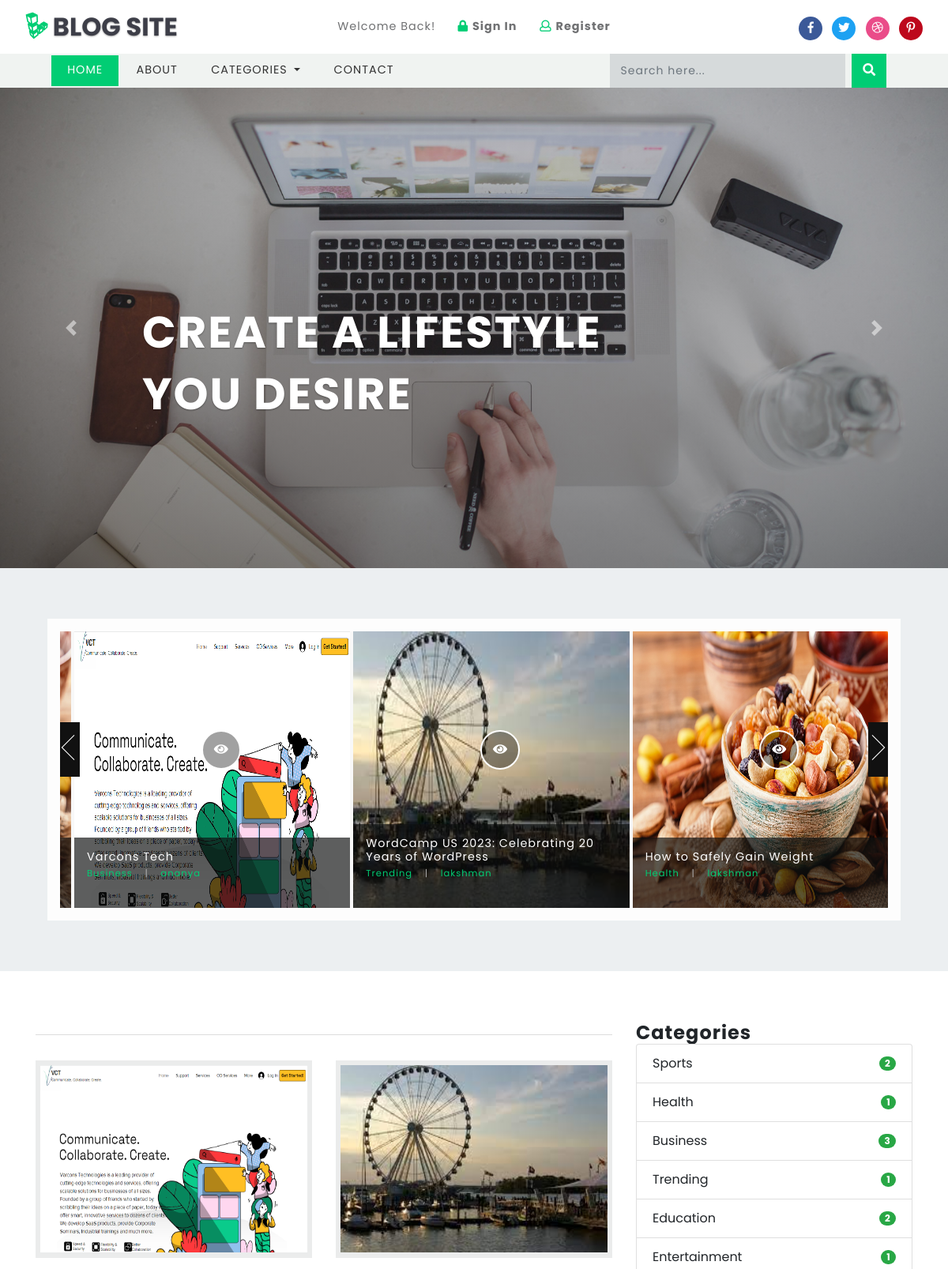
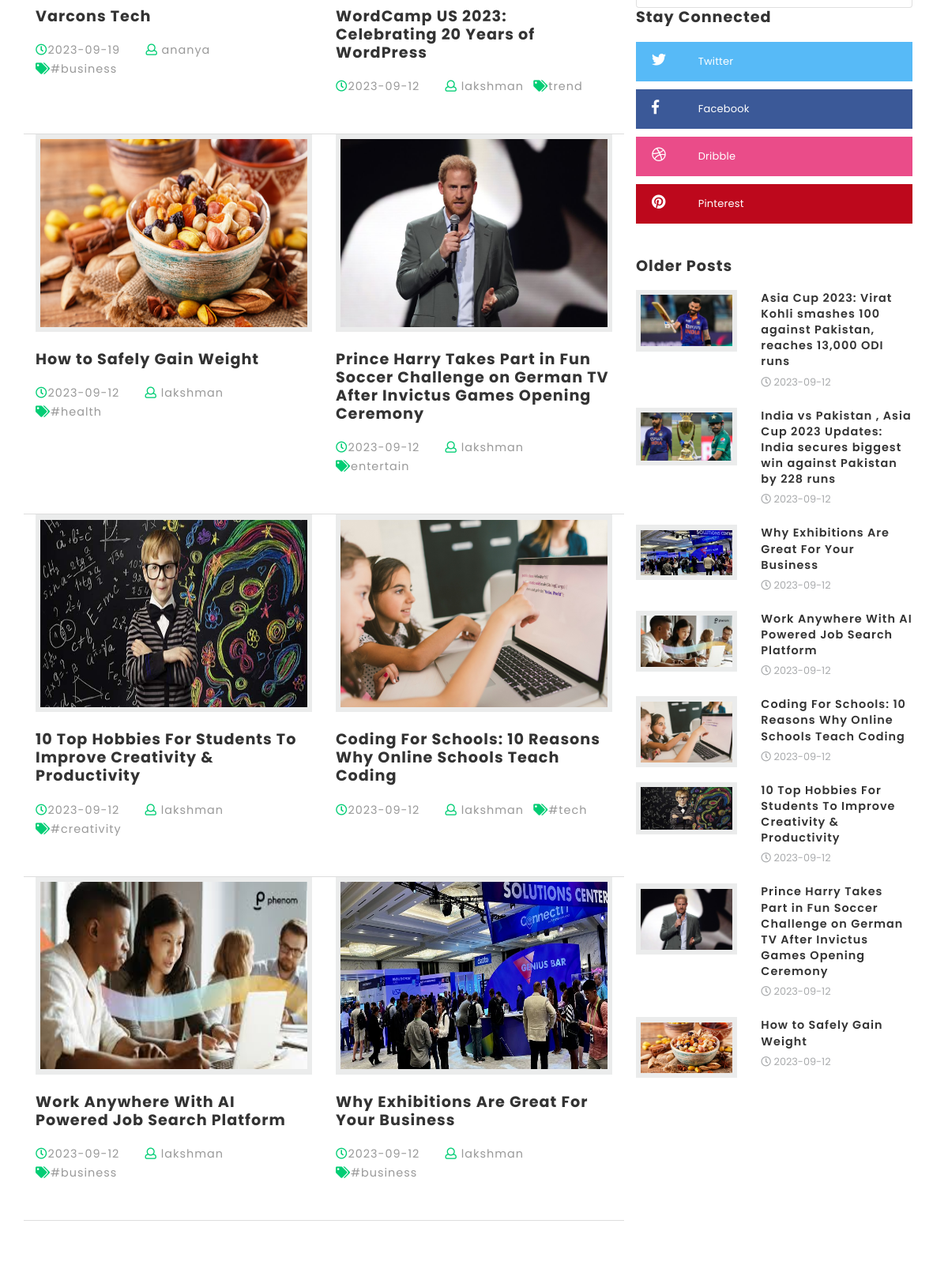
The page / (upper part) on the database its author committed (2 pictures, top to bottom).
### tables this page shows
CREATE TABLE `titles` (
  `id` int(10) UNSIGNED NOT NULL,
  `website_name` varchar(40) DEFAULT NULL,
  `tagline` varchar(40) DEFAULT NULL,
  `icon` varchar(40) DEFAULT NULL,
  `keywords` varchar(220) DEFAULT NULL,
  `short_description` varchar(200) DEFAULT NULL,
  `bannertext1` varchar(150) DEFAULT NULL,
  `bannertext2` varchar(150) DEFAULT NULL,
  `bannertext3` varchar(150) DEFAULT NULL,
  `bannertext4` varchar(150) DEFAULT NULL,
  `detailed_description` text,
  `address` varchar(40) DEFAULT NULL,
  `email` varchar(80) DEFAULT NULL,
  `phone` varchar(40) DEFAULT NULL,
  `googlemap` varchar(255) DEFAULT NULL
);

CREATE TABLE `blogs` (
  `id` int(10) UNSIGNED NOT NULL,
  `title` varchar(190) NOT NULL,
  `tags` varchar(40) NOT NULL,
  `content` text NOT NULL,
  `photo` varchar(50) NOT NULL,
  `posted` varchar(40) NOT NULL,
  `date` date DEFAULT NULL,
  `author` varchar(40) DEFAULT NULL,
  `category` varchar(40) NOT NULL
);

CREATE TABLE `blog_categories` (
  `id` int(10) UNSIGNED NOT NULL,
  `name` varchar(40) NOT NULL
);

### libs/fetch_data.php (the view, shortened to what this page needs)
<?php
function countcategories(){
	require("database/db_connect.php");
	$sql="SELECT * FROM blog_categories LIMIT 10";
	if ($result=mysqli_query($con,$sql))
	{
		foreach ($result as $categoriescount => $categorydata) {
			$categoryid=$categorydata['id'];
			$sql="SELECT * FROM blogs WHERE category='$categoryid'";
			if ($result=mysqli_query($con,$sql)) {
				$rowcountcategory=mysqli_num_rows($result);
			}
			echo '<li class="list-group-item d-flex justify-content-between align-items-center">
			'.$categorydata['name'].'
			<span class="badge badge-success badge-pill">'.$rowcountcategory.'</span>
			</li>';
		}
	}
}
function getbannertext($table,$position){
	require("database/db_connect.php");
	$sql="SELECT * FROM $table ";
	if ($result=mysqli_query($con,$sql))
	{
		foreach ($result as $titles => $bannertext) {
			if ($position==1) {
				echo ''.$bannertext['bannertext1'].'';
			}
			elseif ($position==2) {
				echo ''.$bannertext['bannertext2'].'';
			}
			elseif ($position==3) {
				echo ''.$bannertext['bannertext3'].'';
			}
			elseif ($position==4) {
				echo ''.$bannertext['bannertext4'].'';
			}
		}
	}
}
function getwebname($table){
	require("database/db_connect.php");
	$sql="SELECT * FROM $table ";
	if ($result=mysqli_query($con,$sql))
	{
		$rowcount=mysqli_num_rows($result);
		if ($rowcount==0) {
			echo 'No Name!!';
		}
		foreach ($result as $titles => $blogname) {
			echo ''.$blogname['website_name'].'';
		}
	}
}
function getlinks($table,$platform){
	require("database/db_connect.php");
	$sql="SELECT * FROM $table ";
	if ($result=mysqli_query($con,$sql))
	{
		$rowcount=mysqli_num_rows($result);
		if ($rowcount==0) {
			echo '#';
		}
		foreach ($result as $link => $site) {
			if ($platform=="facebook") {
				echo ''.$site['facebook'].'';
			}
			elseif ($platform=="twitter") {
				echo ''.$site['twitter'].'';
			}
			elseif ($platform=="googleplus") {
				echo ''.$site['googleplus'].'';
			}
			elseif ($platform=="pinterest") {
				echo ''.$site['pinterest'].'';
			}
			elseif ($platform=="dribble") {
				echo ''.$site['dribble'].'';
			}
		}
	}
}
function getcategoriesmenu($table)
{
	require("database/db_connect.php");
	$sql="SELECT * FROM $table ";
	if ($result=mysqli_query($con,$sql))
	{
		$rowcount=mysqli_num_rows($result);
		if ($rowcount==0) {
			echo 'No Categories';
		}
		foreach ($result as $blog_categories => $category) {
			echo '<a class="dropdown-item" href="category.php?id='.$category['id'].'">'.$category['name'].'</a>
			<div class="dropdown-divider"></div>';
		}
	}
}
function getbottomsliderposts($table){
	require("database/db_connect.php");
	$sql="SELECT * FROM $table WHERE posted='publish' ORDER BY id DESC LIMIT 3";
	if ($result=mysqli_query($con,$sql))
	{
		foreach ($result as $sliderposts => $slideritem) {
			$category_id=$slideritem['category'];
			$sql="SELECT * FROM blog_categories WHERE id='$category_id'";
			if ($result=mysqli_query($con,$sql))
			{
				foreach ($result as $results => $actualcategory) {
					$ctgry=$actualcategory['name'];
				}
			}
			echo '<li>
			<div class="blog-item">
			<img src="blogadmin/images/'.$slideritem['photo'].'" alt="fantastic cms" class="img-fluid" style="width:450px;height:350px"/>
			<button type="button" class="btn btn-primary play">
			<a href="single.php?id='.$slideritem['id'].'" style="text-decoration:none;color:white"><i class="fas fa-eye"></i></a>
			</button>
			<div class="floods-text">
			<h3>'.$slideritem['title'].'
			<span>'.$ctgry.'
			<label>|</label>
			<i>'.$slideritem['author'].'</i>
			</span>
			</h3>
			</div>
			</div>
			</li>';
		}
	}
}
function getblogridposts($table){
	require("database/db_connect.php");
	$sql="SELECT * FROM $table WHERE posted='publish' ORDER BY id DESC LIMIT 8";
	if ($result=mysqli_query($con,$sql))
	{
		foreach ($result as $bloggrid => $griditem) {
			echo '<div class="col-md-6 blog-grid-top">
			<div class="b-grid-top">
			<div class="blog_info_left_grid">
			<a href="single.php?id='.$griditem['id'].'">
			<img src="blogadmin/images/'.$griditem['photo'].'" class="img-fluid" alt="fantastic cms" style="width:350px;height:250px">
			</a>
			</div>
			<h3>
			<a href="single.php?id='.$griditem['id'].'">'.$griditem['title'].'</a>
			</h3>
			</div>
			<ul class="blog-icons">
			<li>
			<a href="#">
			<i class="far fa-clock"></i>'.$griditem['date'].'</a>
			</li>
			<li class="mx-2">
			<a href="#">
			<i class="far fa-user"></i> '.$griditem['author'].'</a>
			</li>
			<li>
			<a href="#">
			<i class="fas fa-tags"></i>'.$griditem['tags'].'</a>
			</li>
			</ul>
			</div>';
		}
	}
}
function getolderposts($table){
	require("database/db_connect.php");
	$sql="SELECT * FROM $table WHERE posted='publish' ORDER BY id ASC LIMIT 8";
	if ($result=mysqli_query($con,$sql))
	{
		foreach ($result as $olderposts => $op) {
			echo '<div class="blog-grids row mb-3">
			<div class="col-md-5 blog-grid-left">
			<a href="single.php?id='.$op['id'].'">
			<img src="blogadmin/images/'.$op['photo'].'" class="img-fluid" alt="fantastic cms">
			</a>
			</div>
			<div class="col-md-7 blog-grid-right">
			<h5>
			<a href="single.php?id='.$op['id'].'">'.$op['title'].'</a>
			</h5>
			<div class="sub-meta">
			<span>
			<i class="far fa-clock"></i> '.$op['date'].'</span>
			</div>
			</div>
			</div>';
		}
	}
}
?>

### css/style.css (style rules this page uses)
html, body { margin: 0; font-size: 100%; font-family: 'Poppins', sans-serif; background: #fff; }
body a { text-decoration: none; transition: 0.5s all; -webkit-transition: 0.5s all; -moz-transition: 0.5s all; -o-transition: 0.5s all; -ms-transition: 0.5s all; }
h1, h2, h3, h4, h5, h6 { margin: 0; font-family: 'Poppins', sans-serif; letter-spacing:1px; }
ul { margin: 0; padding: 0; }
.carousel-caption span { display:block; }
.nbs-flexisel-item { float: left; margin:0 2px; padding: 0em; position: relative; line-height: 0px; }
.blog-item { position:relative; }
.floods-text { position: absolute; bottom:0%; left:0%; padding: 1em; background: rgba(14, 15, 16, 0.67); width:100%; }
.floods-text h3 { font-size:.9em; color:#fff; margin:0; font-weight:400; }
.floods-text h3 span { display: block; color: #01cd74; margin: .5em 0 1em; font-size: .8em; }
.floods-text h3 label { color: #B2B2B2; padding: 0 1em; }
.floods-text h3 i { font-style:normal; color:#01cd74; }
button.btn.btn-primary.play { width:50px; height:50px; border-radius: 50%; -webkit-border-radius: 50%; -moz-border-radius: 50%; -o-border-radius: 50%; -ms-border-radius: 50%; outline: none; cursor: pointer; border:2px solid #fff; background-color:rgba(0, 0, 0, 0.37); position:absolute; left:46%; bottom:50%; }
.b-grid-top { position: relative; }
.blog_info_left_grid { position: relative; overflow: hidden; }
.blog_info_left_grid img { -moz-transition: all 1s; -o-transition: all 1s; -webkit-transition: all 1s; transition: all 1s; background: #ebecec; padding: .4em; }
.blog-grid-top h3,.two-blog2 h3,h5.card-title { font-size: 1.2em; margin: 1.2em 0 1em 0; font-weight: 700; }
.blog-grid-top h3 a,.two-blog2 h3 a,h5.card-title a { color: #333333; }
.blog-grid-top { border-bottom: 1px solid #ddd; padding-bottom: 3em; }
ul.blog-icons li { display: inline-block; margin-right: 20px; list-style:none; }
ul.blog-icons a { font-size: 0.9em; letter-spacing: 1px; color: #999; }
ul.blog-icons i { color: #01cd74; }
.tech-btm img { background: #ebecec; padding: .4em; }
.tech-btm h5 { font-size: 0.9em; line-height: 1.4em; font-weight: 600; }
.tech-btm h5 a { color:#333; }
.sub-meta span { font-size: 0.8em; color: #a9abad; line-height: 2.5em; }

### rows shown on the page
titles: bannertext1 "CREATE A LIFESTYLE YOU DESIRE"
blogs: photo (picture), title "Varcons Tech", author "ananya", date "2023-09-19", tags "#business"
blog_categories: name "Business", rowcountcategory "3"
blogs: photo (picture), title "WordCamp US 2023: Celebrating 20 Years of WordPress", author "lakshman", date "2023-09-12", tags "trend"
blog_categories: name "Trending", rowcountcategory "1"
blogs: photo (picture), title "How to Safely Gain Weight", author "lakshman", date "2023-09-12", tags "#health"
blog_categories: name "Health", rowcountcategory "1"
blogs: photo (picture), title "Prince Harry Takes Part in Fun Soccer Challenge on German TV After Invictus Games Opening Ceremony", date "2023-09-12", author "lakshman", tags "entertain"
blogs: photo (picture), title "10 Top Hobbies For Students To Improve Creativity & Productivity", date "2023-09-12", author "lakshman", tags "#creativity"
blogs: photo (picture), title "Coding For Schools: 10 Reasons Why Online Schools Teach Coding", date "2023-09-12", author "lakshman", tags "#tech"
blogs: photo (picture), title "Work Anywhere With AI Powered Job Search Platform", date "2023-09-12", author "lakshman", tags "#business"
blogs: photo (picture), title "Why Exhibitions Are Great For Your Business", date "2023-09-12", author "lakshman", tags "#business"
blog_categories: name "Sports", rowcountcategory "2"
blog_categories: name "Education", rowcountcategory "2"
blog_categories: name "Entertainment", rowcountcategory "1"
blogs: photo (picture), title "Asia Cup 2023: Virat Kohli smashes 100 against Pakistan, reaches 13,000 ODI runs", date "2023-09-12"
blogs: photo (picture), title "India vs Pakistan , Asia Cup 2023 Updates: India secures biggest win against Pakistan by 228 runs", date "2023-09-12"
